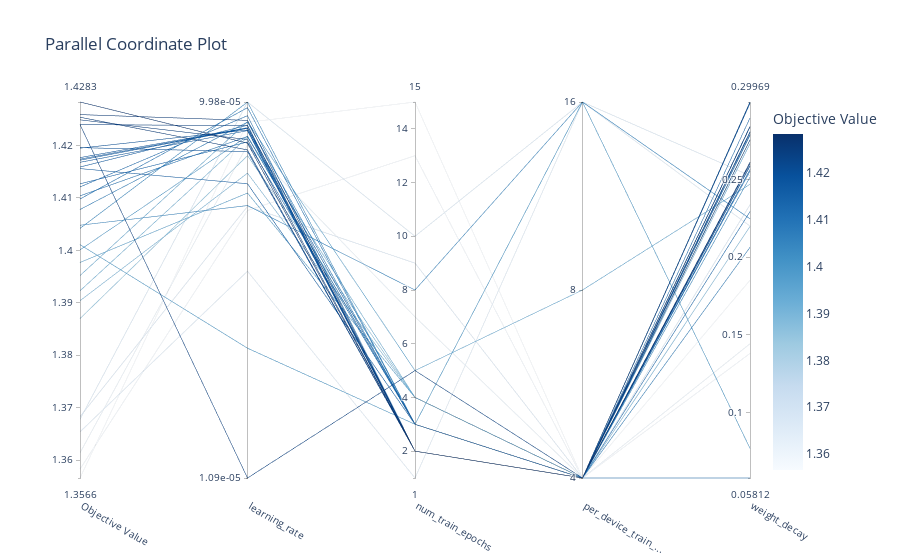

Here is the notebook cell this chart was saved with:
### Code cell
optuna.visualization.plot_parallel_coordinate(study).show()

### Figure 1 — Plotly figure (JSON) as saved in the notebook; plotly's stock layout.template omitted (floating-point values rounded to 4 significant figures)
{"data": [{"dimensions": [{"label": "Objective Value", "range": [1.357, 1.428], "values": [1.357, 1.424, 1.358, 1.387, 1.361, 1.368, 1.392, 1.417, 1.424, 1.419, 1.418, 1.408, 1.417, 1.41, 1.413, 1.39, 1.4, 1.416, 1.398, 1.417, 1.42, 1.416, 1.428, 1.412, 1.425, 1.425, 1.404, 1.426, 1.41, 1.395, 1.405, 1.365, 1.401, 1.368]}, {"label": "learning_rate", "range": [-4.963, -4.001], "ticktext": ["1.09e-05", "9.98e-05"], "tickvals": [-4.963, -4.001], "values": [-4.053, -4.963, -4.278, -4.138, -4.11, -4.268, -4.091, -4.074, -4.061, -4.072, -4.067, -4.052, -4.068, -4.015, -4.103, -4.183, -4.088, -4.06, -4.234, -4.067, -4.128, -4.21, -4.106, -4.036, -4.097, -4.123, -4.001, -4.048, -4.089, -4.051, -4.266, -4.434, -4.631, -4.001]}, {"label": "num_train_epochs", "range": [1, 15], "values": [15, 5, 13, 4, 7, 9, 4, 2, 2, 2, 2, 3, 2, 3, 3, 4, 3, 2, 4, 3, 2, 3, 2, 2, 2, 2, 3, 2, 3, 5, 8, 1, 3, 10]}, {"label": "per_device_train_...", "range": [0, 2], "ticktext": ["4", "8", "16"], "tickvals": [0, 1, 2], "values": [0, 0, 0, 0, 0, 0, 0, 0, 0, 0, 0, 0, 0, 0, 0, 0, 0, 0, 0, 0, 0, 0, 0, 0, 0, 0, 0, 0, 0, 1, 2, 2, 2, 2]}, {"label": "weight_decay", "range": [0.05812, 0.2997], "values": [0.1852, 0.2996, 0.1382, 0.2837, 0.1444, 0.2337, 0.2729, 0.2787, 0.2601, 0.2587, 0.2585, 0.2063, 0.2837, 0.2553, 0.2894, 0.2197, 0.2783, 0.2988, 0.2754, 0.2997, 0.2806, 0.2563, 0.2609, 0.2293, 0.284, 0.2801, 0.2514, 0.2753, 0.05812, 0.2468, 0.2246, 0.22, 0.07719, 0.2524]}], "labelangle": 30, "labelside": "bottom", "line": {"color": [1.357, 1.424, 1.358, 1.387, 1.361, 1.368, 1.392, 1.417, 1.424, 1.419, 1.418, 1.408, 1.417, 1.41, 1.413, 1.39, 1.4, 1.416, 1.398, 1.417, 1.42, 1.416, 1.428, 1.412, 1.425, 1.425, 1.404, 1.426, 1.41, 1.395, 1.405, 1.365, 1.401, 1.368], "colorbar": {"title": {"text": "Objective Value"}}, "colorscale": [[0, "rgb(247,251,255)"], [0.125, "rgb(222,235,247)"], [0.25, "rgb(198,219,239)"], [0.375, "rgb(158,202,225)"], [0.5, "rgb(107,174,214)"], [0.625, "rgb(66,146,198)"], [0.75, "rgb(33,113,181)"], [0.875, "rgb(8,81,156)"], [1, "rgb(8,48,107)"]], "reversescale": false, "showscale": true}, "type": "parcoords"}], "layout": {"title": {"text": "Parallel Coordinate Plot"}}}
